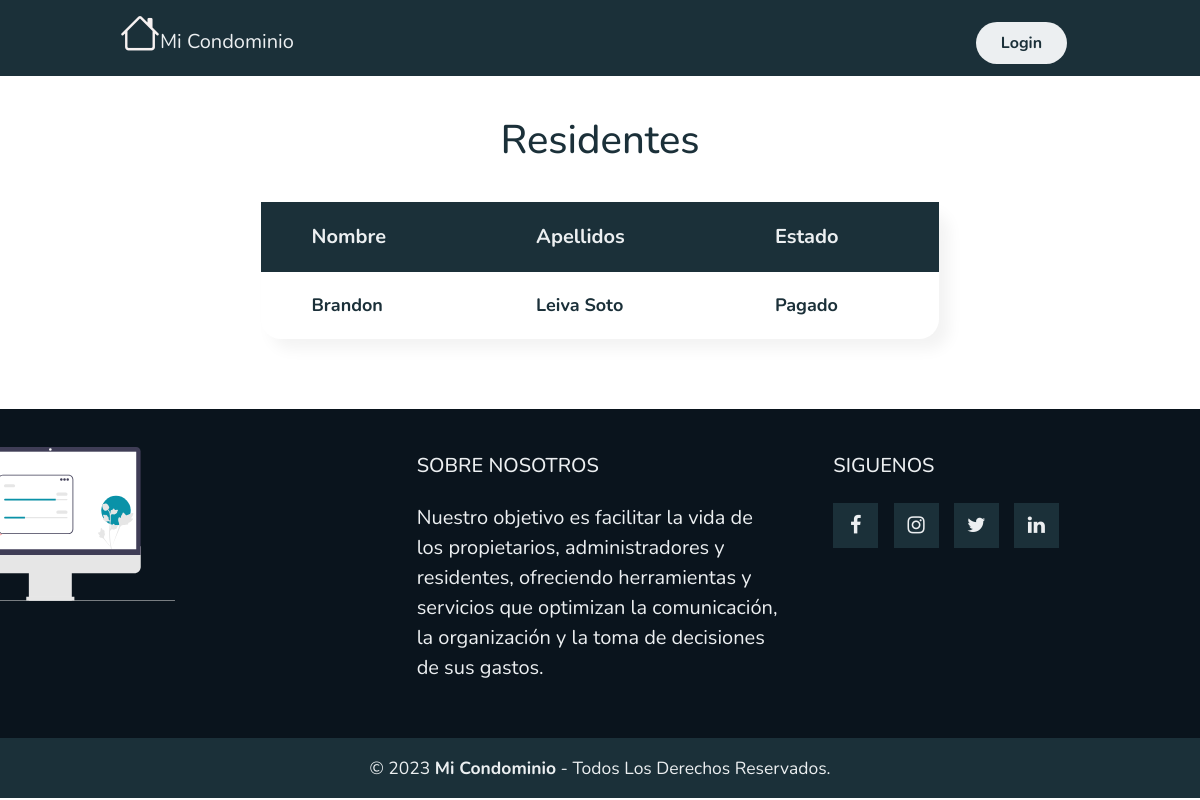
/UsuariosGastosComunes/32/, run on the app's committed database.
### myapp/models.py (models this page shows, shortened)
class User(AbstractUser):
    imagen = models.ImageField(upload_to="FotoPerfil", default='ImagenUsuario.webp', null=True)
    direccion = models.CharField(max_length=50)
    num_telefono = models.CharField(max_length=50)
    fecha_naci = models.DateField(null=True)
    gastos_comunes = models.ManyToManyField('PagoComun', related_name='residentes', blank=True)

class PagoComun(models.Model):
    ESTADO_PAGO = (
        ('Pendiente', 'Pendiente'),
        ('Pagado', 'Pagado'),
    )
    estado_pago = models.CharField(max_length=20, choices=ESTADO_PAGO, default='Pendiente')
    nombre = models.CharField(max_length=50)
    monto = models.IntegerField()
    fecha = models.DateField(default=date.today)

### myapp/views.py (the view)
# urls.py: path('UsuariosGastosComunes/<int:gasto_id>/',UsuariosGastosComunes,name="UsuariosGastosComunes"),
def UsuariosGastosComunes(request, gasto_id):
    gasto = get_object_or_404(PagoComun, pk=gasto_id)
    residentes = gasto.residentes.all()
    return render(request, 'myapp/GastosComunes/UsuarioConGasto.html', {'gasto': gasto, 'residentes': residentes})

### myapp/templates/myapp/GastosComunes/UsuarioConGasto.html
{% extends 'myapp/base.html' %}
{% block contenido %}
{% load static %}
{% load humanize %}
<link rel="stylesheet" href="{% static 'myapp/css/PagarGastoComun/PagarGastoComun.css' %}">
<div class="titulo">
    <h1>Residentes</h1>
</div>
<div class="tabla">
    <table class="Residentes">
        <thead class="thead">
            <tr style="color: #eceff1;">
                <th>Nombre</th>
                <th>Apellidos</th>
                <th>Estado</th>
            </tr>
        <tbody>
            {% for residente in gasto.residentes.all %}
            <tr>
                <th>{{ residente.username }}</th>
                <th>{{ residente.last_name }}</th>
                <th>{{ gasto.estado_pago }}</th>
            </tr>
            {% endfor %}
        </tbody>
        </thead>
    </table>
</div>
{% endblock %}

### myapp/static/myapp/css/estilo.css/estilo.css (style rules this page uses)
* { box-sizing: border-box; margin: 0; padding: 0; font-family: 'Nunito', sans-serif; }
body { background-color: #fff; }

### myapp/static/myapp/css/PagarGastoComun/PagarGastoComun.css (style rules this page uses)
.titulo { color: #1b3039; display: flex; align-items: center; justify-content: center; margin-top: 40px; }
.tabla { display: flex; align-items: center; justify-content: center; margin-top: 30px; margin-bottom: 70px; }
.Residentes { background-color: #ffffff; box-shadow: 10px 10px 15px rgba(0, 0, 0, 0.05); border-radius: 20px; }
.tabla th { padding: 20px 100px 20px 50px; }
.thead { color: #3b535e; font-size: 20px; background-color: #1b3039; }
tbody { color: #1b3039; font-size: 18px; }

### data on the page
User: username "Brandon", last_name "Leiva Soto"
PagoComun: estado_pago "Pagado"
